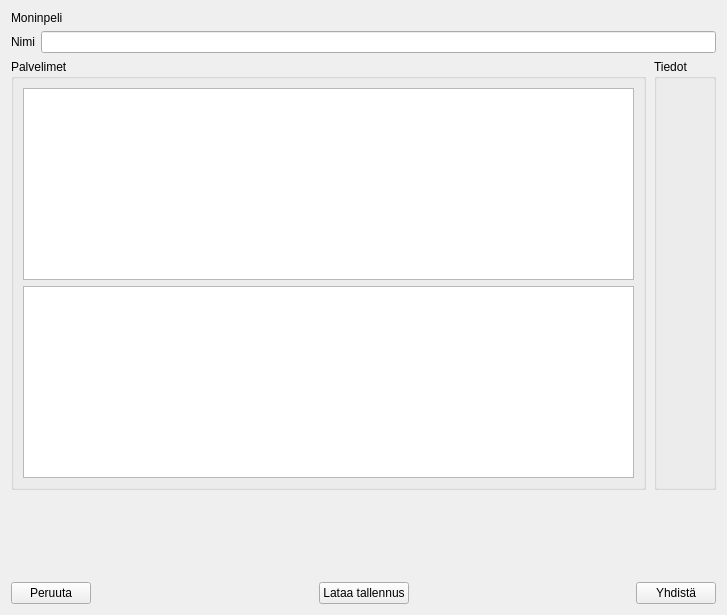
<?xml version="1.0" encoding="UTF-8"?>
<ui version="4.0">
 <class>MultiPlayerMenu</class>
 <widget class="QWidget" name="MultiPlayerMenu">
  <property name="geometry">
   <rect>
    <x>0</x>
    <y>0</y>
    <width>727</width>
    <height>615</height>
   </rect>
  </property>
  <property name="windowTitle">
   <string>Form</string>
  </property>
  <layout class="QVBoxLayout" name="verticalLayout_2">
   <item>
    <widget class="QLabel" name="title">
     <property name="text">
      <string>Moninpeli</string>
     </property>
    </widget>
   </item>
   <item>
    <layout class="QFormLayout" name="formLayout">
     <property name="fieldGrowthPolicy">
      <enum>QFormLayout::AllNonFixedFieldsGrow</enum>
     </property>
     <item row="0" column="0">
      <widget class="QLabel" name="label">
       <property name="text">
        <string>Nimi</string>
       </property>
      </widget>
     </item>
     <item row="0" column="1">
      <widget class="QLineEdit" name="lineEdit"/>
     </item>
    </layout>
   </item>
   <item>
    <layout class="QHBoxLayout" name="horizontalLayout_2">
     <property name="spacing">
      <number>8</number>
     </property>
     <property name="bottomMargin">
      <number>0</number>
     </property>
     <item>
      <widget class="QGroupBox" name="groupBox_2">
       <property name="title">
        <string>Palvelimet</string>
       </property>
       <layout class="QVBoxLayout" name="verticalLayout_3">
        <item>
         <widget class="QTableWidget" name="tableWidget"/>
        </item>
        <item>
         <widget class="QListView" name="listView"/>
        </item>
        <item>
         <layout class="QVBoxLayout" name="verticalLayout_4"/>
        </item>
       </layout>
      </widget>
     </item>
     <item>
      <widget class="QGroupBox" name="groupBox">
       <property name="title">
        <string>Tiedot</string>
       </property>
       <layout class="QVBoxLayout" name="verticalLayout"/>
      </widget>
     </item>
    </layout>
   </item>
   <item>
    <spacer name="verticalSpacer">
     <property name="orientation">
      <enum>Qt::Vertical</enum>
     </property>
     <property name="sizeHint" stdset="0">
      <size>
       <width>20</width>
       <height>77</height>
      </size>
     </property>
    </spacer>
   </item>
   <item>
    <layout class="QHBoxLayout" name="horizontalLayout" stretch="0,0,0,0,0">
     <item>
      <widget class="QPushButton" name="cancelButton">
       <property name="text">
        <string>Peruuta</string>
       </property>
      </widget>
     </item>
     <item>
      <spacer name="horizontalSpacer_2">
       <property name="orientation">
        <enum>Qt::Horizontal</enum>
       </property>
       <property name="sizeHint" stdset="0">
        <size>
         <width>40</width>
         <height>20</height>
        </size>
       </property>
      </spacer>
     </item>
     <item>
      <widget class="QPushButton" name="loadGameButton">
       <property name="text">
        <string>Lataa tallennus</string>
       </property>
      </widget>
     </item>
     <item>
      <spacer name="horizontalSpacer">
       <property name="orientation">
        <enum>Qt::Horizontal</enum>
       </property>
       <property name="sizeHint" stdset="0">
        <size>
         <width>40</width>
         <height>20</height>
        </size>
       </property>
      </spacer>
     </item>
     <item>
      <widget class="QPushButton" name="connectButton">
       <property name="text">
        <string>Yhdistä</string>
       </property>
      </widget>
     </item>
    </layout>
   </item>
  </layout>
 </widget>
 <resources/>
 <connections/>
</ui>
